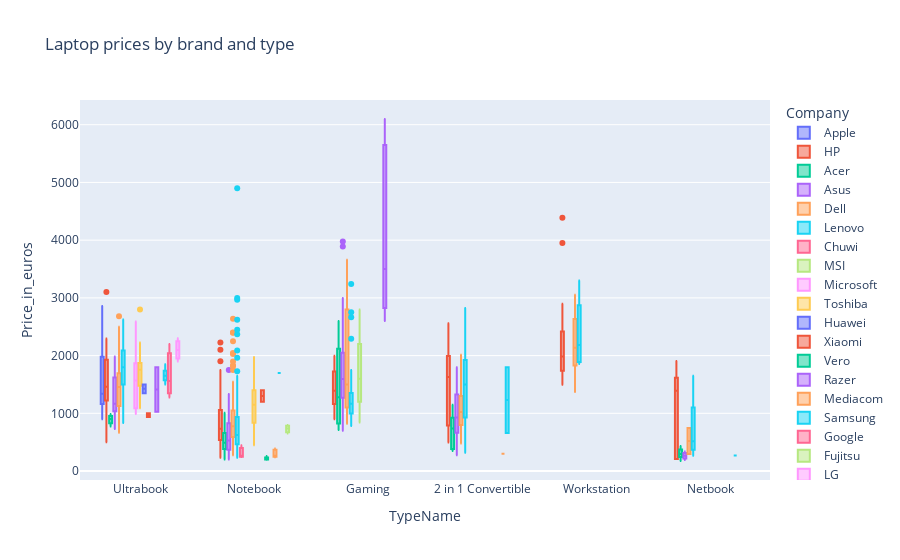

The notebook cell this image was saved under:
### Code cell
fig = px.box(df, x='TypeName', y='Price_in_euros', title='Laptop prices by brand and type', color='Company')

fig.write_image("images/laptop_prices_by_brand_and_type.png")

fig.show()

### Figure 1 — Plotly figure (JSON) as saved in the notebook; plotly's stock layout.template omitted (floating-point values rounded to 4 significant figures; data arrays with more than 128 entries replaced by an {"elided": "..."} marker saying what was removed)
{"data": [{"alignmentgroup": "True", "hovertemplate": "Company=Apple<br>TypeName=%{x}<br>Price_in_euros=%{y}<extra></extra>", "legendgroup": "Apple", "marker": {"color": "#636efa"}, "name": "Apple", "notched": false, "offsetgroup": "Apple", "orientation": "v", "showlegend": true, "type": "box", "x": ["Ultrabook", "Ultrabook", "Ultrabook", "Ultrabook", "Ultrabook", "Ultrabook", "Ultrabook", "Ultrabook", "Ultrabook", "Ultrabook", "Ultrabook", "Ultrabook", "Ultrabook", "Ultrabook", "Ultrabook", "Ultrabook", "Ultrabook", "Ultrabook", "Ultrabook", "Ultrabook", "Ultrabook"], "x0": " ", "xaxis": "x", "y": [1340.0, 898.9, 2537.0, 1804.0, 2140.0, 1159.0, 2440.0, 1262.0, 1519.0, 2858, 1099, 998, 1419, 1510, 2040, 1959.0, 1165, 1300, 1163, 1279, 959], "y0": " ", "yaxis": "y"}, {"alignmentgroup": "True", "hovertemplate": "Company=HP<br>TypeName=%{x}<br>Price_in_euros=%{y}<extra></extra>", "legendgroup": "HP", "marker": {"color": "#EF553B"}, "name": "HP", "notched": false, "offsetgroup": "HP", "orientation": "v", "showlegend": true, "type": "box", "x": {"elided": "274 str values"}, "x0": " ", "xaxis": "x", "y": {"elided": "274 float values"}, "y0": " ", "yaxis": "y"}, {"alignmentgroup": "True", "hovertemplate": "Company=Acer<br>TypeName=%{x}<br>Price_in_euros=%{y}<extra></extra>", "legendgroup": "Acer", "marker": {"color": "#00cc96"}, "name": "Acer", "notched": false, "offsetgroup": "Acer", "orientation": "v", "showlegend": true, "type": "box", "x": ["Notebook", "Ultrabook", "Notebook", "Notebook", "Notebook", "Notebook", "Notebook", "Notebook", "Notebook", "Notebook", "2 in 1 Convertible", "Notebook", "Notebook", "Ultrabook", "Notebook", "Notebook", "Notebook", "Notebook", "Notebook", "Notebook", "Notebook", "Notebook", "Ultrabook", "Notebook", "Notebook", "Notebook", "2 in 1 Convertible", "Notebook", "Gaming", "Notebook", "Notebook", "Notebook", "Notebook", "Notebook", "Notebook", "Notebook", "Notebook", "Notebook", "Notebook", "Notebook", "Notebook", "Notebook", "Notebook", "2 in 1 Convertible", "Notebook", "Notebook", "Netbook", "Notebook", "Notebook", "Notebook", "Notebook", "Gaming", "2 in 1 Convertible", "Notebook", "Notebook", "2 in 1 Convertible", "Notebook", "Ultrabook", "Gaming", "Notebook", "Gaming", "Notebook", "Netbook", "2 in 1 Convertible", "Gaming", "Notebook", "Notebook", "Notebook", "Notebook", "Notebook", "Notebook", "Notebook", "Gaming", "Netbook", "Notebook", "Notebook", "Netbook", "Notebook", "Notebook", "Notebook", "Notebook", "2 in 1 Convertible", "Notebook", "Notebook", "Gaming", "Notebook", "Notebook", "Notebook", "Notebook", "Notebook", "Notebook", "Notebook", "Notebook", "Gaming", "Notebook", "Notebook", "Netbook", "Notebook", "2 in 1 Convertible", "Notebook", "Notebook", "Notebook", "Notebook"], "x0": " ", "xaxis": "x", "y": [400, 770, 367, 682, 841, 384, 389, 530, 395, 689, 847, 479, 451, 884, 572, 655, 447, 805, 348, 363.5, 854, 449, 989, 742, 779, 832, 689, 390, 846, 702, 745, 951, 659, 199, 979, 469, 485, 659, 549, 426, 846, 694.0, 879, 789.0, 441.8, 544, 435, 469, 579, 613, 639, 798, 349, 329, 349, 379, 450, 919, 709, 412, 1299, 375, 269, 999, 1935, 559, 410.8, 330, 599, 655, 298, 636, 2299, 355, 619, 902, 297, 359, 499, 619, 349, 389, 1009, 380, 1260, 409, 449, 387, 799, 209, 616, 333, 691, 2599, 272, 629, 174, 598, 1149, 361.8, 289, 289, 289], "y0": " ", "yaxis": "y"}, {"alignmentgroup": "True", "hovertemplate": "Company=Asus<br>TypeName=%{x}<br>Price_in_euros=%{y}<extra></extra>", "legendgroup": "Asus", "marker": {"color": "#ab63fa"}, "name": "Asus", "notched": false, "offsetgroup": "Asus", "orientation": "v", "showlegend": true, "type": "box", "x": {"elided": "158 str values"}, "x0": " ", "xaxis": "x", "y": {"elided": "158 float values"}, "y0": " ", "yaxis": "y"}, {"alignmentgroup": "True", "hovertemplate": "Company=Dell<br>TypeName=%{x}<br>Price_in_euros=%{y}<extra></extra>", "legendgroup": "Dell", "marker": {"color": "#FFA15A"}, "name": "Dell", "notched": false, "offsetgroup": "Dell", "orientation": "v", "showlegend": true, "type": "box", "x": {"elided": "297 str values"}, "x0": " ", "xaxis": "x", "y": {"elided": "297 float values"}, "y0": " ", "yaxis": "y"}, {"alignmentgroup": "True", "hovertemplate": "Company=Lenovo<br>TypeName=%{x}<br>Price_in_euros=%{y}<extra></extra>", "legendgroup": "Lenovo", "marker": {"color": "#19d3f3"}, "name": "Lenovo", "notched": false, "offsetgroup": "Lenovo", "orientation": "v", "showlegend": true, "type": "box", "x": {"elided": "297 str values"}, "x0": " ", "xaxis": "x", "y": {"elided": "297 float values"}, "y0": " ", "yaxis": "y"}, {"alignmentgroup": "True", "hovertemplate": "Company=Chuwi<br>TypeName=%{x}<br>Price_in_euros=%{y}<extra></extra>", "legendgroup": "Chuwi", "marker": {"color": "#FF6692"}, "name": "Chuwi", "notched": false, "offsetgroup": "Chuwi", "orientation": "v", "showlegend": true, "type": "box", "x": ["Notebook", "Notebook", "Notebook"], "x0": " ", "xaxis": "x", "y": [245.0, 449, 248.9], "y0": " ", "yaxis": "y"}, {"alignmentgroup": "True", "hovertemplate": "Company=MSI<br>TypeName=%{x}<br>Price_in_euros=%{y}<extra></extra>", "legendgroup": "MSI", "marker": {"color": "#B6E880"}, "name": "MSI", "notched": false, "offsetgroup": "MSI", "orientation": "v", "showlegend": true, "type": "box", "x": ["Gaming", "Gaming", "Gaming", "Gaming", "Gaming", "Gaming", "Gaming", "Gaming", "Gaming", "Gaming", "Gaming", "Gaming", "Gaming", "Gaming", "Gaming", "Gaming", "Gaming", "Gaming", "Gaming", "Gaming", "Gaming", "Gaming", "Gaming", "Gaming", "Gaming", "Gaming", "Gaming", "Gaming", "Gaming", "Gaming", "Gaming", "Gaming", "Gaming", "Gaming", "Gaming", "Gaming", "Gaming", "Gaming", "Gaming", "Gaming", "Gaming", "Gaming", "Gaming", "Gaming", "Gaming", "Gaming", "Gaming", "Gaming", "Gaming", "Gaming", "Gaming", "Gaming", "Gaming", "Gaming"], "x0": " ", "xaxis": "x", "y": [2449, 1095, 1299, 2242.0, 2029, 1890, 1799, 2799, 2499, 2099, 1199, 1409, 1349, 2249, 1028.0, 2729, 2349, 2199, 2299, 2268.0, 1192.0, 1487.0, 1294, 997.9, 1348.0, 2094.0, 1891, 1089, 2415, 1199, 2649, 1599, 1120.0, 1199, 1192.0, 1546.0, 1819, 1929, 2499, 1599, 1511.0, 2399, 1143.0, 1493.0, 1769, 839, 2153.0, 2049.0, 1949.0, 1476.0, 1149, 1598, 1169, 1229], "y0": " ", "yaxis": "y"}, {"alignmentgroup": "True", "hovertemplate": "Company=Microsoft<br>TypeName=%{x}<br>Price_in_euros=%{y}<extra></extra>", "legendgroup": "Microsoft", "marker": {"color": "#FF97FF"}, "name": "Microsoft", "notched": false, "offsetgroup": "Microsoft", "orientation": "v", "showlegend": true, "type": "box", "x": ["Ultrabook", "Ultrabook", "Ultrabook", "Ultrabook", "Ultrabook", "Ultrabook"], "x0": " ", "xaxis": "x", "y": [1089, 1340, 2589, 989, 1799, 1868.0], "y0": " ", "yaxis": "y"}, {"alignmentgroup": "True", "hovertemplate": "Company=Toshiba<br>TypeName=%{x}<br>Price_in_euros=%{y}<extra></extra>", "legendgroup": "Toshiba", "marker": {"color": "#FECB52"}, "name": "Toshiba", "notched": false, "offsetgroup": "Toshiba", "orientation": "v", "showlegend": true, "type": "box", "x": ["Notebook", "Notebook", "Notebook", "Notebook", "Ultrabook", "Notebook", "Notebook", "Notebook", "Notebook", "Ultrabook", "Notebook", "Ultrabook", "Notebook", "Ultrabook", "Notebook", "Notebook", "Notebook", "Notebook", "Notebook", "Notebook", "Ultrabook", "Notebook", "Notebook", "Ultrabook", "Notebook", "Ultrabook", "Notebook", "Notebook", "Notebook", "Ultrabook", "Notebook", "Notebook", "Notebook", "Notebook", "Notebook", "Notebook", "Notebook", "Ultrabook", "Notebook", "Notebook", "Notebook", "Notebook", "Notebook", "Notebook", "Ultrabook", "Ultrabook", "Notebook", "Ultrabook"], "x0": " ", "xaxis": "x", "y": [602, 447, 489, 793, 1363, 812, 1043, 943, 1403, 1747, 1672, 2799, 860, 1865, 1399, 1213, 1064, 498, 1258, 973, 1877, 1535, 1020, 1764, 780, 1090, 499, 669, 1285, 1095, 1388, 1475, 1975, 1105, 1119, 1460, 1535, 1790, 1180, 1195, 915, 1195, 1210, 1490, 1590, 1725, 1425, 2226], "y0": " ", "yaxis": "y"}, {"alignmentgroup": "True", "hovertemplate": "Company=Huawei<br>TypeName=%{x}<br>Price_in_euros=%{y}<extra></extra>", "legendgroup": "Huawei", "marker": {"color": "#636efa"}, "name": "Huawei", "notched": false, "offsetgroup": "Huawei", "orientation": "v", "showlegend": true, "type": "box", "x": ["Ultrabook", "Ultrabook"], "x0": " ", "xaxis": "x", "y": [1349, 1499], "y0": " ", "yaxis": "y"}, {"alignmentgroup": "True", "hovertemplate": "Company=Xiaomi<br>TypeName=%{x}<br>Price_in_euros=%{y}<extra></extra>", "legendgroup": "Xiaomi", "marker": {"color": "#EF553B"}, "name": "Xiaomi", "notched": false, "offsetgroup": "Xiaomi", "orientation": "v", "showlegend": true, "type": "box", "x": ["Notebook", "Ultrabook", "Notebook", "Ultrabook"], "x0": " ", "xaxis": "x", "y": [1199, 999.9, 1400.0, 935], "y0": " ", "yaxis": "y"}, {"alignmentgroup": "True", "hovertemplate": "Company=Vero<br>TypeName=%{x}<br>Price_in_euros=%{y}<extra></extra>", "legendgroup": "Vero", "marker": {"color": "#00cc96"}, "name": "Vero", "notched": false, "offsetgroup": "Vero", "orientation": "v", "showlegend": true, "type": "box", "x": ["Notebook", "Notebook", "Notebook", "Notebook"], "x0": " ", "xaxis": "x", "y": [260, 202.9, 210.8, 196], "y0": " ", "yaxis": "y"}, {"alignmentgroup": "True", "hovertemplate": "Company=Razer<br>TypeName=%{x}<br>Price_in_euros=%{y}<extra></extra>", "legendgroup": "Razer", "marker": {"color": "#ab63fa"}, "name": "Razer", "notched": false, "offsetgroup": "Razer", "orientation": "v", "showlegend": true, "type": "box", "x": ["Gaming", "Gaming", "Gaming", "Ultrabook", "Gaming", "Ultrabook", "Gaming"], "x0": " ", "xaxis": "x", "y": [6099, 2599, 2899, 1799, 5499, 1029, 3499], "y0": " ", "yaxis": "y"}, {"alignmentgroup": "True", "hovertemplate": "Company=Mediacom<br>TypeName=%{x}<br>Price_in_euros=%{y}<extra></extra>", "legendgroup": "Mediacom", "marker": {"color": "#FFA15A"}, "name": "Mediacom", "notched": false, "offsetgroup": "Mediacom", "orientation": "v", "showlegend": true, "type": "box", "x": ["2 in 1 Convertible", "Notebook", "Notebook", "Notebook", "Notebook", "Notebook", "Notebook"], "x0": " ", "xaxis": "x", "y": [299, 369, 255, 249, 389, 239, 265], "y0": " ", "yaxis": "y"}, {"alignmentgroup": "True", "hovertemplate": "Company=Samsung<br>TypeName=%{x}<br>Price_in_euros=%{y}<extra></extra>", "legendgroup": "Samsung", "marker": {"color": "#19d3f3"}, "name": "Samsung", "notched": false, "offsetgroup": "Samsung", "orientation": "v", "showlegend": true, "type": "box", "x": ["Netbook", "Notebook", "Ultrabook", "Ultrabook", "2 in 1 Convertible", "Ultrabook", "Ultrabook", "Ultrabook", "2 in 1 Convertible"], "x0": " ", "xaxis": "x", "y": [269, 1699, 1649, 1599, 1799, 1499, 1849, 1699, 659], "y0": " ", "yaxis": "y"}, {"alignmentgroup": "True", "hovertemplate": "Company=Google<br>TypeName=%{x}<br>Price_in_euros=%{y}<extra></extra>", "legendgroup": "Google", "marker": {"color": "#FF6692"}, "name": "Google", "notched": false, "offsetgroup": "Google", "orientation": "v", "showlegend": true, "type": "box", "x": ["Ultrabook", "Ultrabook", "Ultrabook"], "x0": " ", "xaxis": "x", "y": [2199, 1275, 1559], "y0": " ", "yaxis": "y"}, {"alignmentgroup": "True", "hovertemplate": "Company=Fujitsu<br>TypeName=%{x}<br>Price_in_euros=%{y}<extra></extra>", "legendgroup": "Fujitsu", "marker": {"color": "#B6E880"}, "name": "Fujitsu", "notched": false, "offsetgroup": "Fujitsu", "orientation": "v", "showlegend": true, "type": "box", "x": ["Notebook", "Notebook", "Notebook"], "x0": " ", "xaxis": "x", "y": [739, 799, 649], "y0": " ", "yaxis": "y"}, {"alignmentgroup": "True", "hovertemplate": "Company=LG<br>TypeName=%{x}<br>Price_in_euros=%{y}<extra></extra>", "legendgroup": "LG", "marker": {"color": "#FF97FF"}, "name": "LG", "notched": false, "offsetgroup": "LG", "orientation": "v", "showlegend": true, "type": "box", "x": ["Ultrabook", "Ultrabook", "Ultrabook"], "x0": " ", "xaxis": "x", "y": [2299, 2099, 1899], "y0": " ", "yaxis": "y"}], "layout": {"boxmode": "group", "legend": {"title": {"text": "Company"}, "tracegroupgap": 0}, "title": {"text": "Laptop prices by brand and type"}, "xaxis": {"anchor": "y", "domain": [0, 1], "title": {"text": "TypeName"}}, "yaxis": {"anchor": "x", "domain": [0, 1], "title": {"text": "Price_in_euros"}}}}
